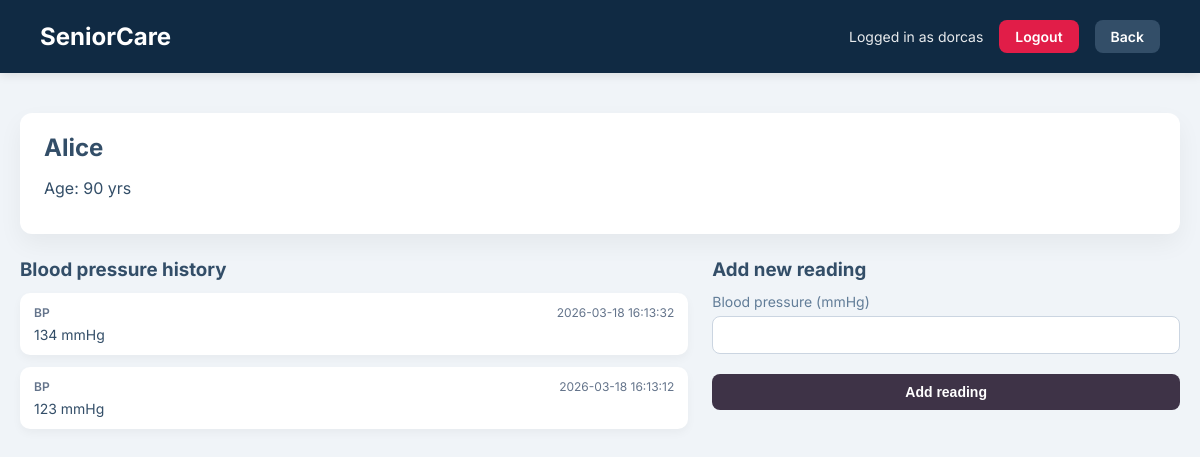
Page /residents/4/bp (signed in) on the committed database.
### tables this page shows
CREATE TABLE residents (
    id INTEGER PRIMARY KEY AUTOINCREMENT,
    name TEXT,
    age INTEGER,
    bp INTEGER
);

CREATE TABLE bp_readings (
            id INTEGER PRIMARY KEY AUTOINCREMENT,
            resident_id INTEGER NOT NULL,
            bp INTEGER NOT NULL,
            recorded_at TEXT DEFAULT CURRENT_TIMESTAMP,
            FOREIGN KEY (resident_id) REFERENCES residents (id) ON DELETE CASCADE
        );

### care.py (the view, shortened to what this page needs)
@app.route("/residents/<int:resident_id>/bp", methods=["GET", "POST"])
@login_required
def bp_history(resident_id):
    db = get_db_connection()
    resident = db.execute(
        "SELECT * FROM residents WHERE id = ?", (resident_id,)
    ).fetchone()
    if not resident:
        db.close()
        flash("Patient not found.", "error")
        return redirect(url_for("home"))
    readings = db.execute(
        "SELECT bp, recorded_at FROM bp_readings WHERE resident_id = ? ORDER BY recorded_at DESC",
        (resident_id,),
    ).fetchall()
    db.close()
    return render_template(
        "bp_history.html",
        resident=resident,
        readings=readings,
        username=session.get("username"),
    )

### care.py (called while the page is built)
def get_db_connection():
    conn = sqlite3.connect("Seniorcare.db")
    conn.row_factory = sqlite3.Row
    return conn

def login_required(view):
    @wraps(view)
    def wrapped_view(**kwargs):
        if "user_id" not in session:
            return redirect(url_for("login"))
        return view(**kwargs)
    return wrapped_view

### templates/bp_history.html (shortened to what this page needs)
<!DOCTYPE html>
<html lang="en">
<head>
    <link rel="stylesheet" href="{{ url_for('static', filename='style.css') }}">
</head>
<body>
    <div class="header">
        <h1>SeniorCare</h1>
        <div class="header-right">
            {% if username %}
                <span class="user-info">Logged in as {{ username }}</span>
                <a href="{{ url_for('logout') }}" class="btn-logout">Logout</a>
            {% endif %}
            <a href="{{ url_for('home') }}" class="btn-logout" style="background-color:#334e68;">Back</a>
        </div>
    </div>
    <div class="container">
        <div class="card patient-header">
            <div class="patient-main">
                <h2>{{ resident['name'] }}</h2>
                <p>Age: {{ resident['age'] }} yrs</p>
            </div>
        </div>
        <div class="notes-layout">
            <div class="notes-column">
                <h3>Blood pressure history</h3>
                {% if readings %}
                    <div class="notes-list">
                        {% for row in readings %}
                            <div class="note-card">
                                <div class="note-meta">
                                    <span class="note-author">BP</span>
                                    <span class="note-date">{{ row['recorded_at'] }}</span>
                                </div>
                                <p class="note-content">{{ row['bp'] }} mmHg</p>
                            </div>
                        {% endfor %}
                    </div>
                {% else %}
                    <p class="no-notes">No blood pressure readings recorded yet.</p>
                {% endif %}
            </div>
            <div class="notes-column">
                <h3>Add new reading</h3>
                <form method="post" class="note-form">
                    <div class="form-group">
                        <label for="bp">Blood pressure (mmHg)</label>
                        <input id="bp" name="bp" type="number" min="1" max="400" required>
                    </div>
                    <button type="submit" class="btn-primary">Add reading</button>
                </form>
            </div>
        </div>
    </div>
</body>
</html>

### static/style.css (style rules this page uses)
body { background-color: #f0f4f8; font-family: 'Inter', sans-serif; margin: 0; padding: 0; color: #334e68; }
.header { background-color: #102a43; color: white; padding: 20px 40px; display: flex; justify-content: space-between; align-items: center; box-shadow: 0 2px 10px rgba(0,0,0,0.1); }
.header h1 { margin: 0; font-size: 24px; }
.container { max-width: 1200px; margin: 40px auto; padding: 0 20px; }
.card { background: white; border-radius: 12px; box-shadow: 0 10px 25px rgba(0,0,0,0.05); overflow: hidden; }
.header-right { display: flex; align-items: center; gap: 16px; }
.user-info { font-size: 14px; opacity: 0.9; }
.btn-logout { background-color: #e11d48; color: white; text-decoration: none; padding: 8px 16px; border-radius: 8px; font-size: 14px; font-weight: 600; }
.form-group { margin-bottom: 16px; }
.form-group label { display: block; margin-bottom: 6px; font-size: 14px; color: #627d98; }
.form-group input { width: 100%; padding: 10px 12px; border-radius: 8px; border: 1px solid #cbd5e1; font-size: 14px; box-sizing: border-box; }
.btn-primary { width: 100%; background-color: #3e3347; color: white; border: none; padding: 10px 16px; border-radius: 8px; font-weight: 600; font-size: 14px; cursor: pointer; margin-top: 4px; }
.patient-header { padding: 20px 24px; margin-bottom: 24px; }
.patient-main h2 { margin: 0 0 8px; }
.notes-layout { display: grid; grid-template-columns: 2fr 1.4fr; gap: 24px; align-items: flex-start; }
.notes-column h3 { margin-top: 0; margin-bottom: 12px; }
.notes-list { display: flex; flex-direction: column; gap: 12px; }
.note-card { background: white; border-radius: 10px; padding: 12px 14px; box-shadow: 0 4px 10px rgba(0,0,0,0.04); }
.note-meta { display: flex; justify-content: space-between; margin-bottom: 6px; font-size: 12px; color: #64748b; }
.note-author { font-weight: 600; }
.note-content { margin: 0; font-size: 14px; }
.patient-header { display: flex; justify-content: space-between; align-items: center; }

### rows in the picture
residents: name "Alice", age "90"
bp_readings: recorded_at "2026-03-18 16:13:32", bp "134"
bp_readings: recorded_at "2026-03-18 16:13:12", bp "123"

### other values in the picture
{{ username }} "dorcas"
